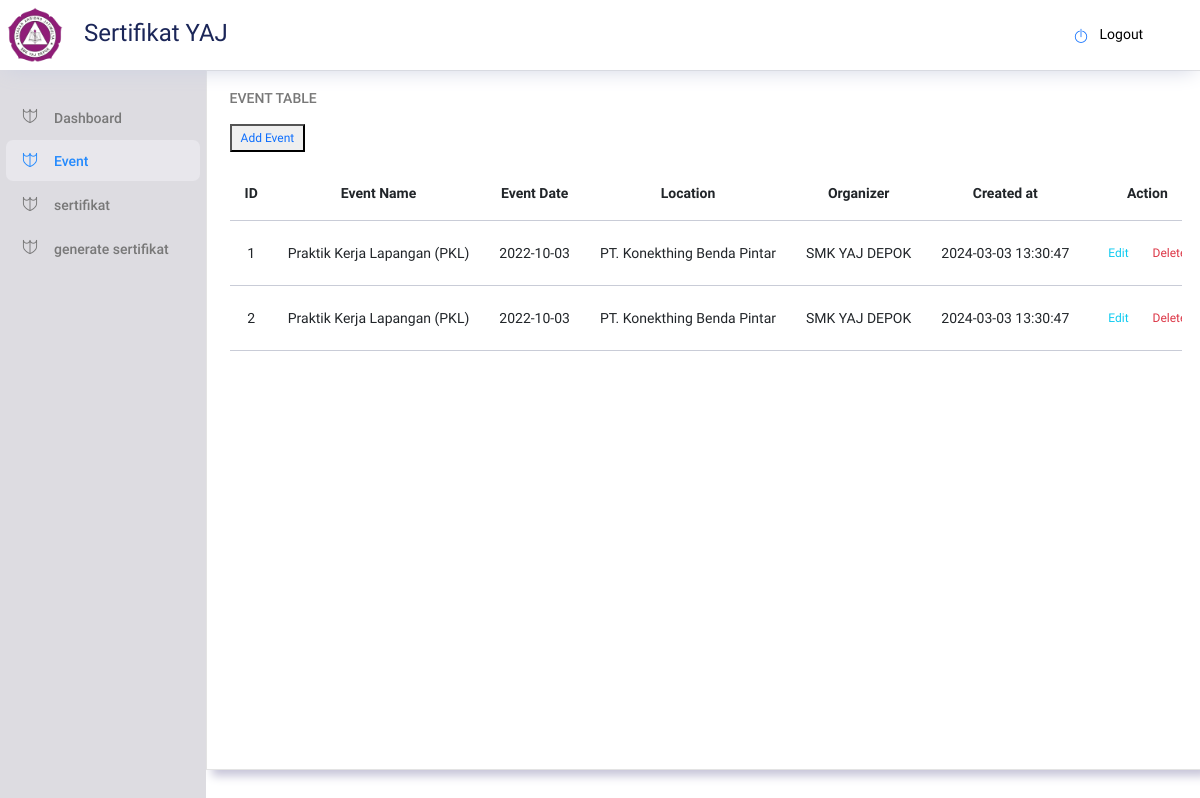
/index.php/admin/event, run on an earlier commit of the app's database.
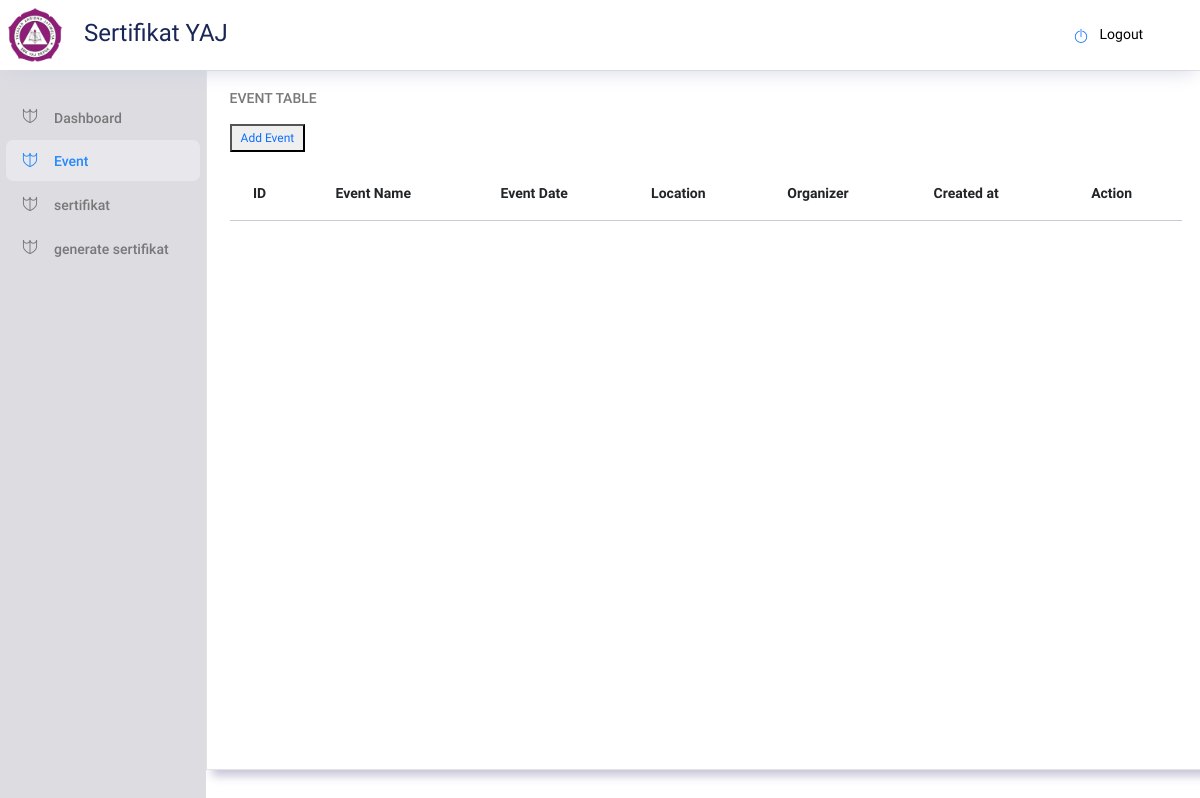
And on a later commit of the database.
### tables this page shows
CREATE TABLE `events` (
  `event_id` int(11) NOT NULL,
  `event_name` varchar(255) NOT NULL,
  `event_date` date NOT NULL,
  `location` varchar(255) NOT NULL,
  `organizer` varchar(255) DEFAULT NULL,
  `created_at` timestamp NOT NULL DEFAULT current_timestamp()
);

### application/controllers/admin/event.php (called while the page is built, shortened)
<?php
class event extends CI_Controller {
    public function __construct() {
        $this->load->model('M_event');
    }
	public function index()
	{
        $event = $this->M_event->getDataEvent();
        $data['event'] = $event;
		$this->load->view('admin/partials/_header');
		$this->load->view('admin/partials/_navbar');
		$this->load->view('admin/partials/_sidebar');
		$this->load->view('admin/event/event', $data);
		$this->load->view('admin/partials/_footer');
	}
}

### index.php (called while the page is built, shortened)
<?php
require_once BASEPATH.'core/CodeIgniter.php';

### application/models/M_event.php (called while the page is built, shortened)
<?php
class M_Event extends CI_Model
{
    function getDataEvent()
    {
        $query = $this->db->get('events');
        return $query->result();
    }
}

### application/views/admin/event/event.php (the view, shortened to what this page needs)
<div class="col-lg-10 grid-margin stretch-card">
              <div class="card">
                <div class="card-body">
                  <h4 class="card-title">Event Table</h4>
                  <p class="card-description">
                  <button type="button" class="badge badge-primary text-primary" data-bs-toggle="modal" data-bs-target="#staticBackdrop">
                    Add Event
                  </button>
                  </p>
                  <div class="table-responsive">
                    <table class="table">
                      <thead>
                        <tr>
                          <th class="text-center" style="width: 60px;">ID</th>
                          <th class="text-center">Event Name</th>
                          <th class="text-center">Event Date</th>
                          <th class="text-center">Location</th>
                          <th class="text-center">Organizer</th>
                          <th class="text-center">Created at</th>
                          <th class="text-center" style="width: 140px;">Action</th>
                        </tr>
                      </thead>
                      <tbody>
                        <?php
                        $no = 1;
                        foreach($event as $event){
                        ?>
                        <tr>
                          <td class="text-center"><?= $no++?></td>
                          <td class="text-center"><?= $event->event_name?></td>
                          <td class="text-center"><?= $event->event_date?></td>
                          <td class="text-center"><?= $event->location?></td>
                          <td class="text-center"><?= $event->organizer?></td>
                          <td class="text-center"><?= $event->created_at?></td>
                          <td class="text-center"><label class="badge badge-info" style="margin-right: 3px;"><a class="text-info" style="text-decoration: none" href="<?= base_url('admin/event/edit/' . $event->event_id) ?>">Edit</a></label><label class="badge badge- danger" style="margin-left: 3px"><a class="text-danger" style="text-decoration: none;" href="<?= base_url('admin/event/fungsi_hapus/' . $event->event_id) ?>">Delete</a></label></td>
                        </tr>
                        <?php
                        }
                        ?>
                      </tbody>
                    </table>
                  </div>
                </div>
              </div>
            </div>

### application/views/admin/partials/_header.php (shortened to what this page needs)
<!DOCTYPE html>
<html lang="en">
<head>
  <link rel="stylesheet" href="<?= base_url('assets/vendors/ti-icons/css/themify-icons.css') ?>">
  <link rel="stylesheet" href="<?= base_url('assets/vendors/base/vendor.bundle.base.css') ?>">
  <link rel="stylesheet" href="<?= base_url('assets/css/style.css') ?>">
</head>

### application/views/admin/partials/_navbar.php (shortened to what this page needs)
<body>
  <div class="container-scroller">
    <nav class="navbar col-lg-12 col-12 p-0 fixed-top d-flex flex-row">
      <div class="text-center navbar-brand-wrapper d-flex align-items-center justify-content-center">
        <a class="navbar-brand brand-logo me-5" href="index.html"><img style="height: auto; width:70px;" src="<?= base_url('assets/images/logo1.png ') ?>" class="me-2" alt="logo"/> Sertifikat YAJ</a>
      </div>
      <div class="navbar-menu-wrapper d-flex align-items-center justify-content-end">
        <ul class="navbar-nav navbar-nav-right">
          <li class="nav-item dropdown me-1">
          <li class="nav-item dropdown">
          <li class="nav-item nav-profile dropdown">
              <a class="dropdown-item" href="<?= base_url('admin/Auth/logout') ?>">
                <i class="ti-power-off text-primary"></i>
                Logout
              </a>
            </div>
      </div>

### application/views/admin/partials/_sidebar.php
<div class="container-fluid page-body-wrapper">
      <nav class="sidebar sidebar-offcanvas" id="sidebar">
        <ul class="nav">
          <li class="nav-item">
            <a class="nav-link" href="<?php echo base_url('admin/dashboard_admin') ?>">
              <i class="ti-shield menu-icon"></i>
              <span class="menu-title">Dashboard</span>
            </a>
          </li>
          <li class="nav-item">
            <a class="nav-link" href="<?php echo base_url('admin/event') ?>">
              <i class="ti-shield menu-icon"></i>
              <span class="menu-title">Event</span>
            </a>
          </li>
          <li class="nav-item">
            <a class="nav-link" href="<?php echo base_url('admin/sertifikat') ?>">
              <i class="ti-shield menu-icon"></i>
              <span class="menu-title">sertifikat</span>
            </a>
          </li>
          <li class="nav-item">
            <a class="nav-link" href="<?php echo base_url('admin/generate') ?>">
              <i class="ti-shield menu-icon"></i>
              <span class="menu-title">generate sertifikat</span>
            </a>
          </li>
        </ul>
      </nav>

### application/views/admin/partials/_footer.php (shortened to what this page needs)
      </div>
</body>
</html>

What changed in the data, as far as the page shows it:
removed events: event_name "Praktik Kerja Lapangan (PKL)", event_date "2022-10-03", location "PT. Konekthing Benda Pintar", organizer "SMK YAJ DEPOK", created_at "2024-03-03 13:30:47"
removed events: event_name "Praktik Kerja Lapangan (PKL)", event_date "2022-10-03", location "PT. Konekthing Benda Pintar", organizer "SMK YAJ DEPOK", created_at "2024-03-03 13:30:47"
